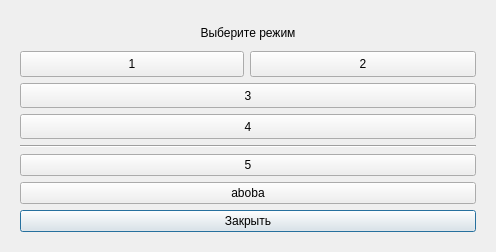
<?xml version="1.0" encoding="UTF-8"?>
<ui version="4.0">
 <class>Dialog</class>
 <widget class="QDialog" name="Dialog">
  <property name="windowModality">
   <enum>Qt::WindowModality::NonModal</enum>
  </property>
  <property name="geometry">
   <rect>
    <x>0</x>
    <y>0</y>
    <width>496</width>
    <height>252</height>
   </rect>
  </property>
  <property name="windowTitle">
   <string>Выберите режим</string>
  </property>
  <property name="styleSheet">
   <string notr="true"/>
  </property>
  <property name="modal">
   <bool>true</bool>
  </property>
  <layout class="QGridLayout" name="gridLayout_2">
   <item row="1" column="0">
    <widget class="QFrame" name="BigFrame">
     <property name="frameShape">
      <enum>QFrame::Shape::NoFrame</enum>
     </property>
     <layout class="QGridLayout" name="gridLayout_3">
      <item row="9" column="1">
       <widget class="Line" name="line">
        <property name="orientation">
         <enum>Qt::Orientation::Horizontal</enum>
        </property>
       </widget>
      </item>
      <item row="1" column="1">
       <widget class="QLabel" name="label">
        <property name="sizePolicy">
         <sizepolicy hsizetype="Preferred" vsizetype="MinimumExpanding">
          <horstretch>0</horstretch>
          <verstretch>0</verstretch>
         </sizepolicy>
        </property>
        <property name="text">
         <string>Выберите режим</string>
        </property>
        <property name="alignment">
         <set>Qt::AlignmentFlag::AlignCenter</set>
        </property>
        <property name="wordWrap">
         <bool>true</bool>
        </property>
       </widget>
      </item>
      <item row="12" column="1">
       <widget class="QPushButton" name="CloseButton">
        <property name="sizePolicy">
         <sizepolicy hsizetype="MinimumExpanding" vsizetype="Minimum">
          <horstretch>0</horstretch>
          <verstretch>0</verstretch>
         </sizepolicy>
        </property>
        <property name="text">
         <string>Закрыть</string>
        </property>
       </widget>
      </item>
      <item row="7" column="1">
       <widget class="QPushButton" name="FindPair">
        <property name="sizePolicy">
         <sizepolicy hsizetype="MinimumExpanding" vsizetype="MinimumExpanding">
          <horstretch>0</horstretch>
          <verstretch>0</verstretch>
         </sizepolicy>
        </property>
        <property name="text">
         <string>4</string>
        </property>
       </widget>
      </item>
      <item row="10" column="1">
       <widget class="QPushButton" name="Desc">
        <property name="sizePolicy">
         <sizepolicy hsizetype="MinimumExpanding" vsizetype="Minimum">
          <horstretch>0</horstretch>
          <verstretch>0</verstretch>
         </sizepolicy>
        </property>
        <property name="text">
         <string>5</string>
        </property>
       </widget>
      </item>
      <item row="4" column="1">
       <layout class="QGridLayout" name="gridLayout">
        <item row="0" column="1">
         <widget class="QPushButton" name="Counting">
          <property name="sizePolicy">
           <sizepolicy hsizetype="MinimumExpanding" vsizetype="MinimumExpanding">
            <horstretch>0</horstretch>
            <verstretch>0</verstretch>
           </sizepolicy>
          </property>
          <property name="minimumSize">
           <size>
            <width>226</width>
            <height>0</height>
           </size>
          </property>
          <property name="text">
           <string>2</string>
          </property>
         </widget>
        </item>
        <item row="0" column="0">
         <widget class="QPushButton" name="Formula">
          <property name="sizePolicy">
           <sizepolicy hsizetype="MinimumExpanding" vsizetype="MinimumExpanding">
            <horstretch>0</horstretch>
            <verstretch>0</verstretch>
           </sizepolicy>
          </property>
          <property name="text">
           <string>1</string>
          </property>
         </widget>
        </item>
       </layout>
      </item>
      <item row="5" column="1">
       <widget class="QPushButton" name="Concentration">
        <property name="sizePolicy">
         <sizepolicy hsizetype="MinimumExpanding" vsizetype="MinimumExpanding">
          <horstretch>0</horstretch>
          <verstretch>0</verstretch>
         </sizepolicy>
        </property>
        <property name="text">
         <string>3</string>
        </property>
       </widget>
      </item>
      <item row="11" column="1">
       <widget class="QPushButton" name="FontOptions">
        <property name="sizePolicy">
         <sizepolicy hsizetype="MinimumExpanding" vsizetype="Minimum">
          <horstretch>0</horstretch>
          <verstretch>0</verstretch>
         </sizepolicy>
        </property>
        <property name="styleSheet">
         <string notr="true"/>
        </property>
        <property name="text">
         <string>aboba</string>
        </property>
       </widget>
      </item>
     </layout>
    </widget>
   </item>
  </layout>
 </widget>
 <resources/>
 <connections/>
</ui>
